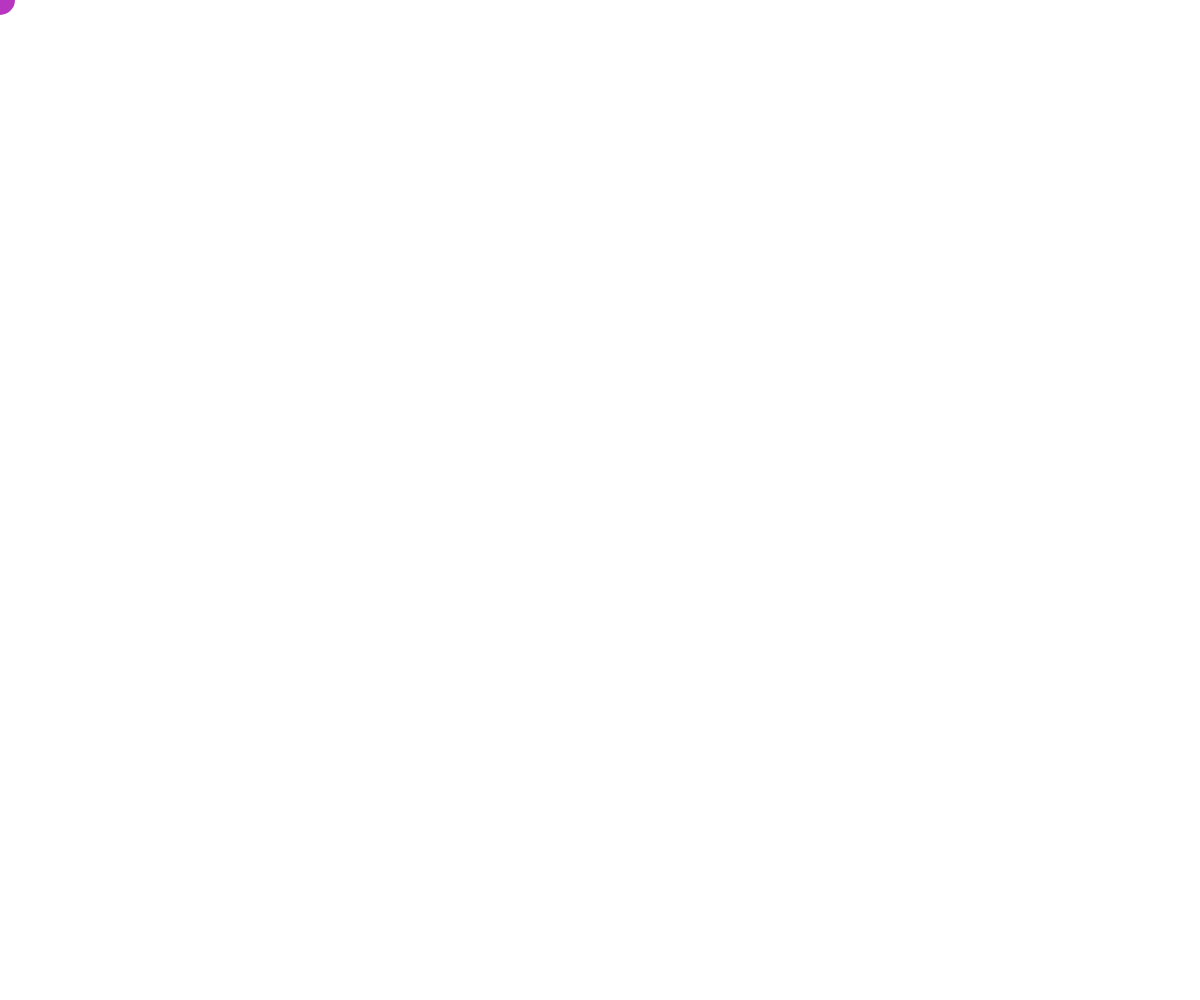
Frame 1 (no input)
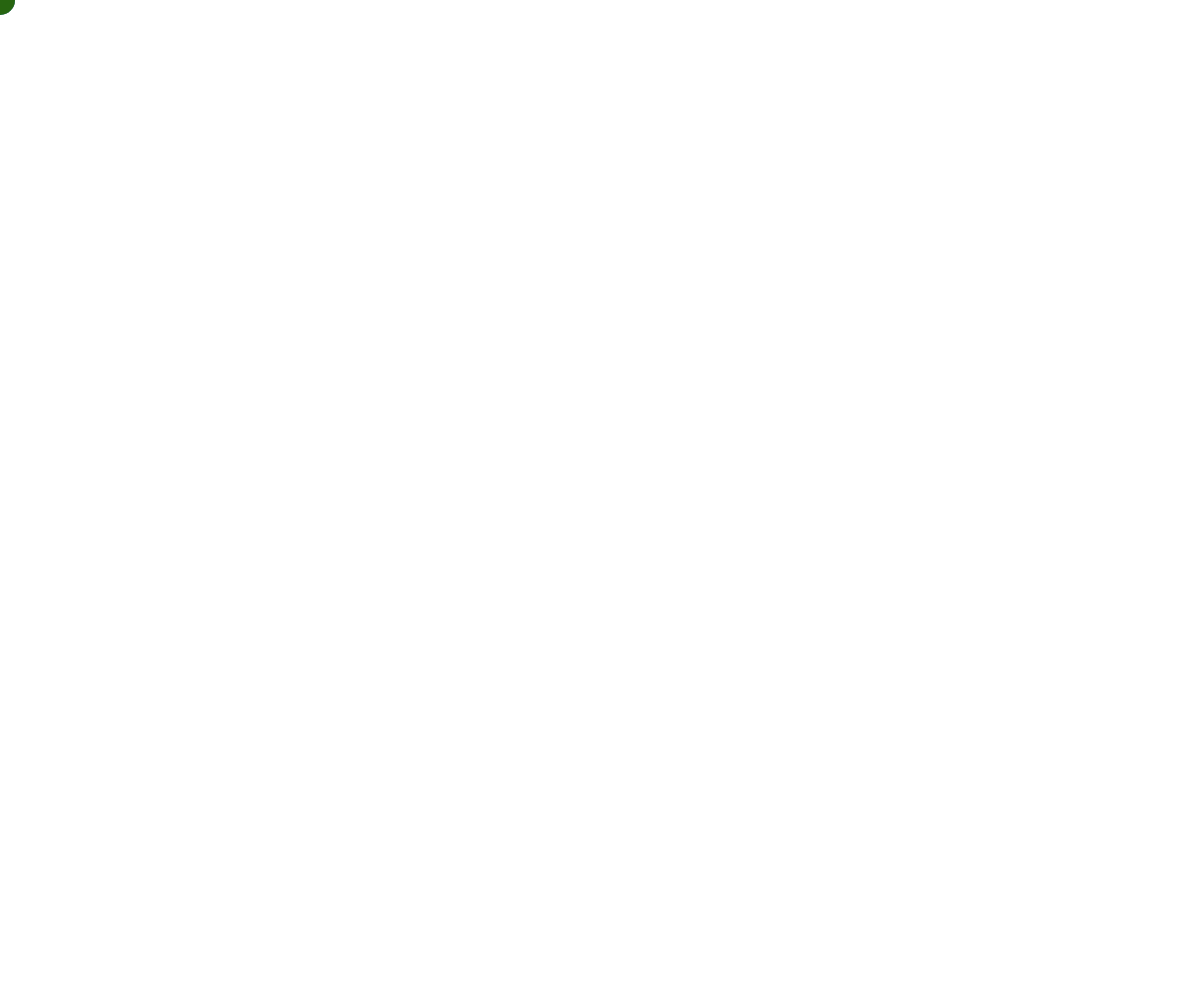
Frame 60 (no input)
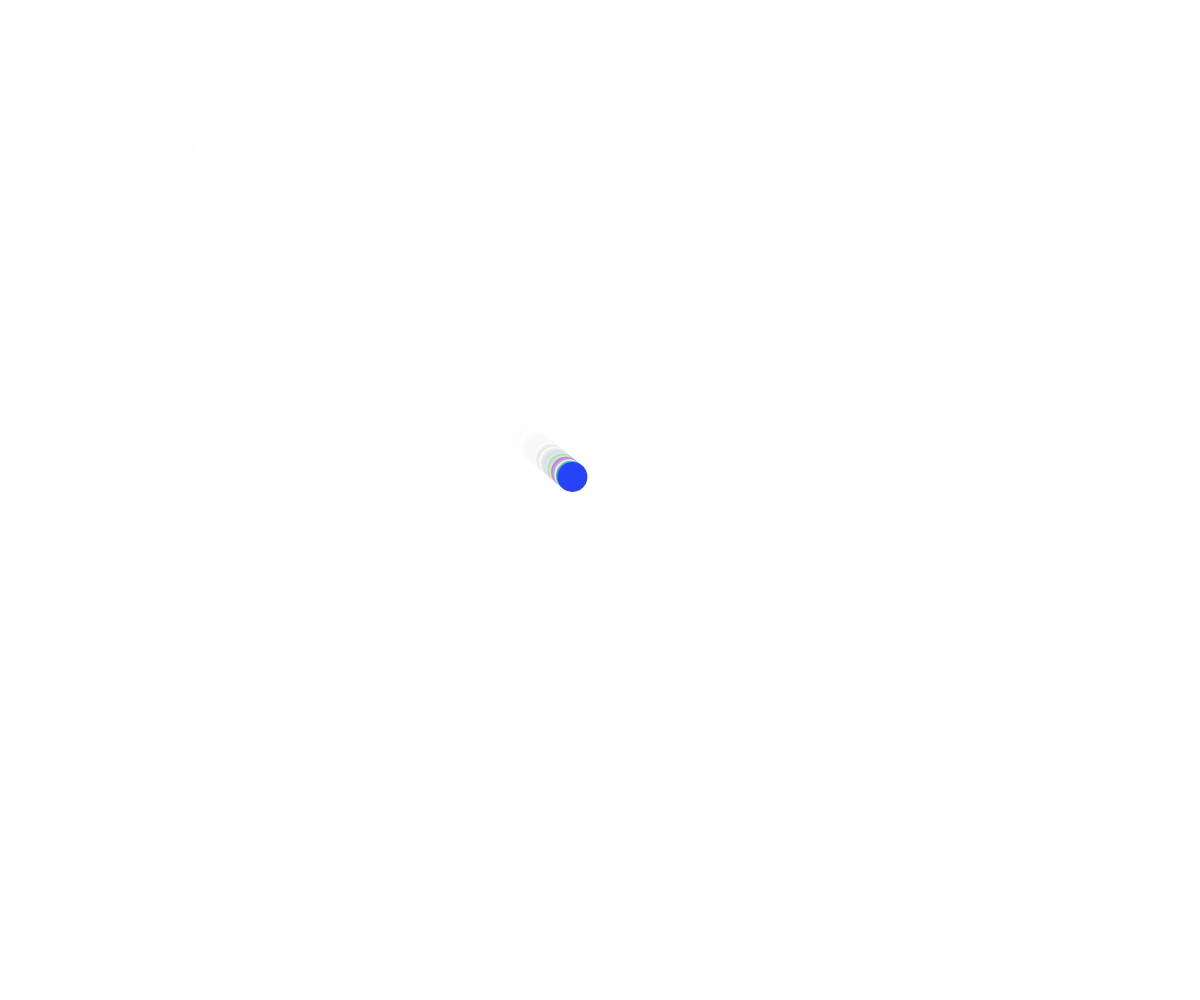
Frame 120 (the mouse pressed at the canvas centre since frame 60)

The p5.js sketch that drew these frames (run headless with seeded random() and noise() and a simulated clock; from frame 60 on, the mouse is pressed at the canvas centre):

// p5.js sketch
// ── sketch.js
let canvas;
let x = 0;
let y = 0;
let easing = 0.05;

function setup(){
    canvas = createCanvas(windowWidth, windowHeight);
    canvas.position(0, 0);
    canvas.style("z-index",-2)
    background (255);
}

function windowResized(){
    resizeCanvas(windowWidth, windowHeight);
}

function draw() {
    strokeWeight(0);
    background (255,50);
    fill(random(1,255),random(1,255),random(1,255),);

    x = x + ((mouseX - x) * easing)
    y = y + ((mouseY - y) * easing)
    ellipse(x, y, 30, 30)
}
